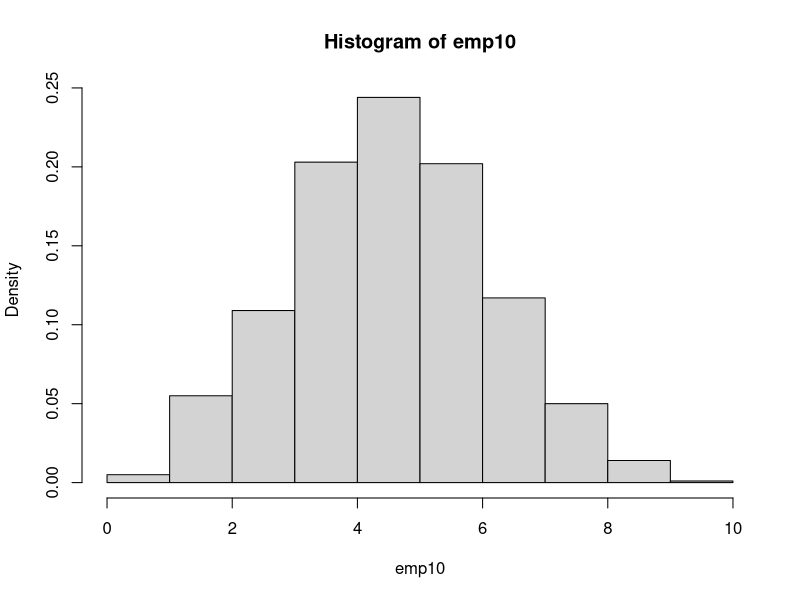
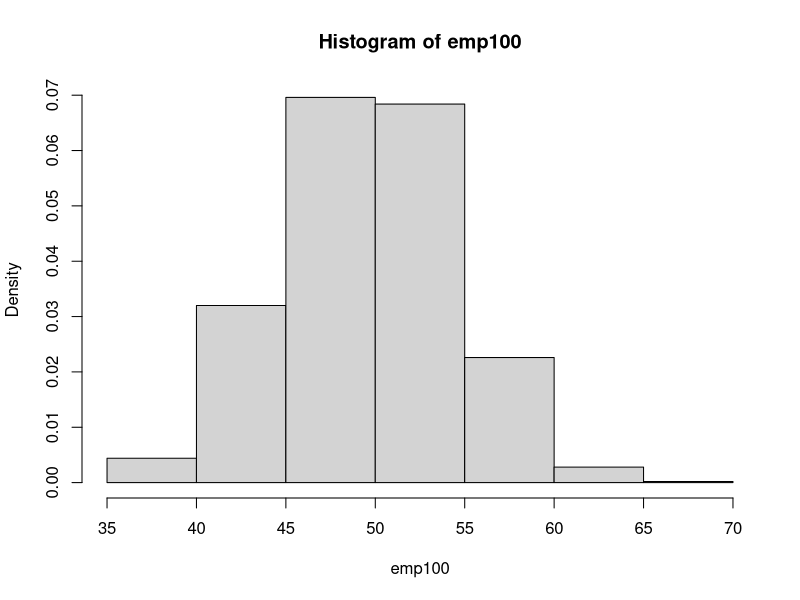
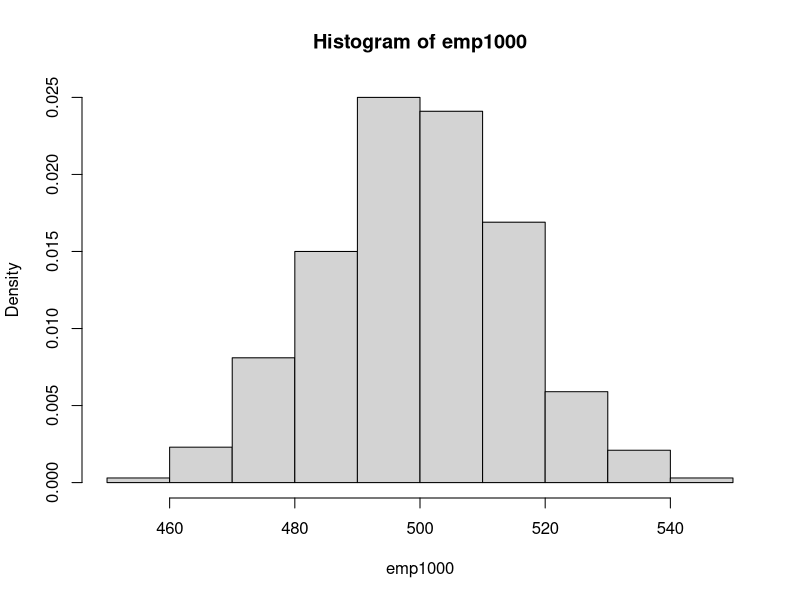

Source code (R) for these figures, in order:
## ---- chunk 1
knitr::opts_chunk$set(echo = TRUE)
## ---- chunk 2
dbinom(5, 10, .5)
dbinom(50, 100, .5)
dbinom(500, 1000, .5)
## ---- chunk 3
emp10 <- rbinom(1000, 10, prob =.5)
hist(emp10, freq = FALSE)

emp100 <- rbinom(1000, 100, prob =.5)
hist(emp100, freq = FALSE)

emp1000 <- rbinom(1000, 1000, prob =.5)
hist(emp1000, freq = FALSE)
## ---- chunk 4
1 - (1/(1-exp(-3)))*(ppois(10, lambda = 3) - ppois(0,3))

# Normalize the poisson function and take out the zero from the CDF.
